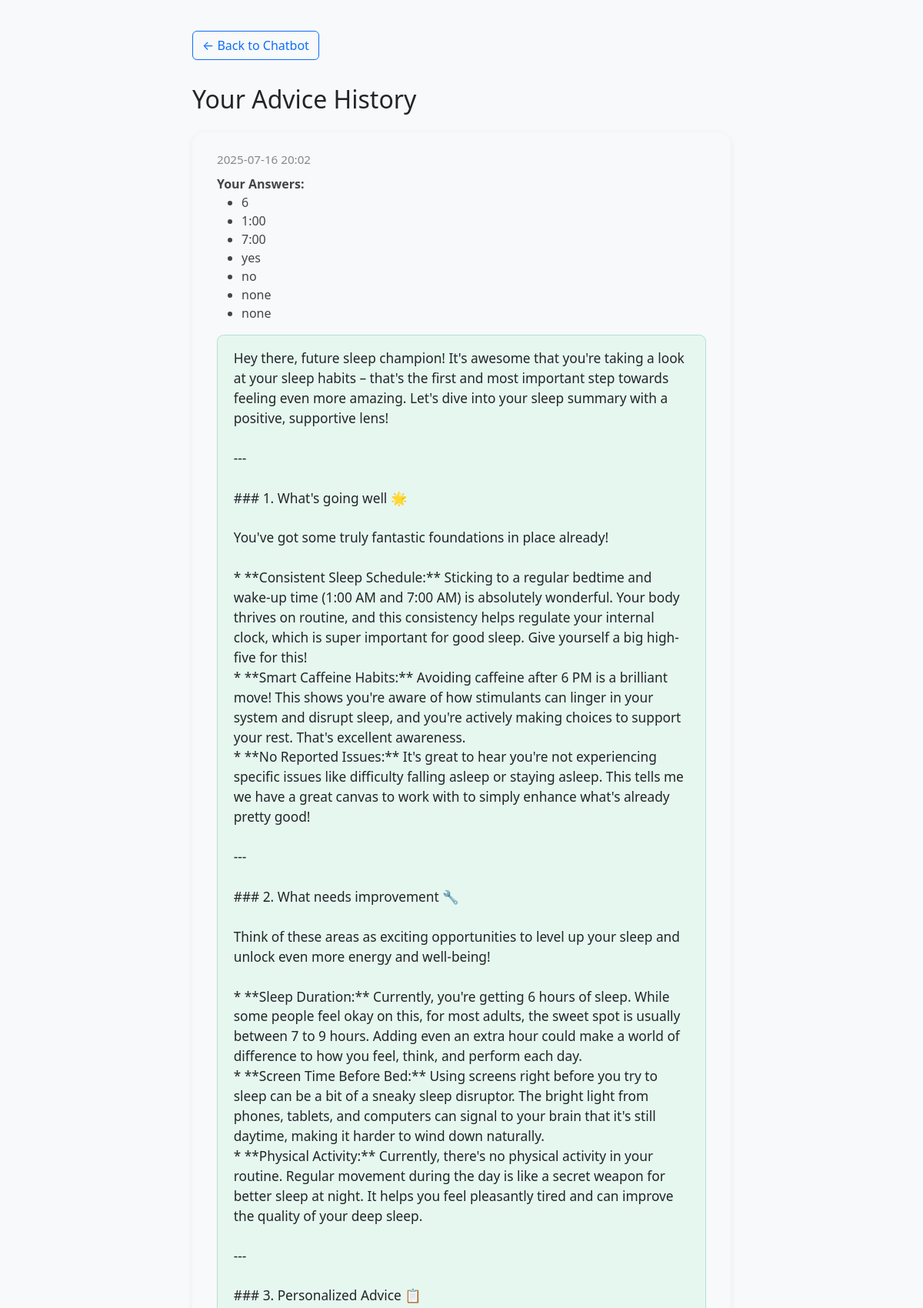
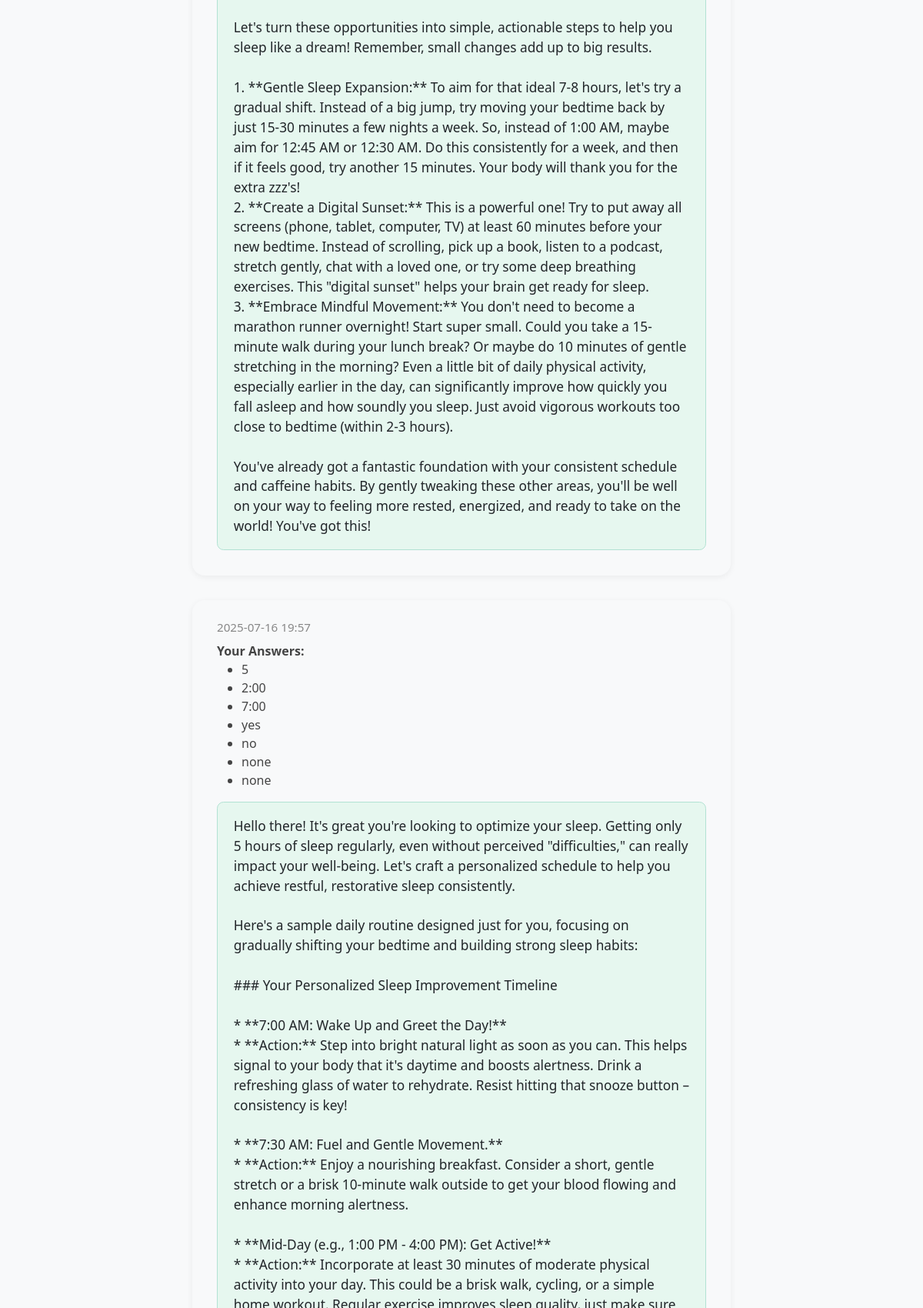
The app's page /history (upper part) with its own data (2 pictures, top to bottom).
### app.py (models this page shows)
class AdviceHistory(db.Model):
    id = db.Column(db.Integer, primary_key=True)
    timestamp = db.Column(db.DateTime, default=datetime.utcnow)
    answers = db.Column(db.Text)  # Store as stringified list
    advice = db.Column(db.Text)

### app.py (the view)
@app.route("/history", methods=["GET"])
def history():
    all_history = AdviceHistory.query.order_by(AdviceHistory.timestamp.desc()).all()
    return render_template("history.html", history=all_history)

### templates/history.html (shortened to what this page needs)
<!DOCTYPE html>
<html lang="en">
<head>
    <link href="https://cdn.jsdelivr.net/npm/bootstrap@5.3.0/dist/css/bootstrap.min.css" rel="stylesheet">
    <link rel="stylesheet" href="{{ url_for('static', filename='styles.css') }}">
</head>
<body class="bg-light">
<div class="history-container">
    <a href="/" class="btn btn-outline-primary back-btn">&#8592; Back to Chatbot</a>
    <h2 class="mb-4">Your Advice History</h2>
    {% if history %}
        {% for item in history %}
        <div class="advice-card">
            <div class="advice-date">{{ item.timestamp.strftime('%Y-%m-%d %H:%M') }}</div>
            <div class="advice-answers">
                <strong>Your Answers:</strong><br>
                {% set ans = item.answers.strip('[]').replace("'", "").split(',') %}
                <ul>
                {% for a in ans %}
                    <li>{{ a.strip() }}</li>
                {% endfor %}
                </ul>
            </div>
            <div class="advice-schedule">{{ item.advice|safe }}</div>
        </div>
        {% endfor %}
    {% else %}
        <div class="alert alert-info">No advice history yet. Try the chatbot first!</div>
    {% endif %}
</div>
</body>
</html>

### templates/history.html (style rules this page uses)
.history-container { max-width: 700px; margin: 40px auto; }
.advice-card { background: #f8f9fa; border-radius: 1rem; box-shadow: 0 2px 8px rgba(0,0,0,0.06); margin-bottom: 2rem; padding: 1.5rem 2rem; }
.advice-date { font-size: 0.95em; color: #888; margin-bottom: 0.5em; }
.advice-answers { font-size: 1em; color: #444; margin-bottom: 0.7em; }
.advice-schedule { background: #e6f7ef; border: 1px solid #b2e2d3; border-radius: 0.5em; padding: 1em 1.2em; margin-bottom: 0.5em; font-size: 1.08em; white-space: pre-line; }
.back-btn { margin-bottom: 2em; }

### records on screen
AdviceHistory: timestamp "2025-07-16 20:02", strip "6" "1:00" "7:00" "yes" "no" "none" "none", advice "Hey there, future sleep champion! It's awesome that you're taking a look at your sleep habits – that's the first and most important step towards feeling even more amazing. Let's dive into your sleep summary with a positive, supportive lens! --- ### 1. What's going well 🌟 You've got some truly fantastic foundations in place already! * **Consistent Sleep Schedule:** Sticking to a regular bedtime and wake-up time (1:00 AM and 7:00 AM) is absolutely wonderful. Your body thrives on routine, and this consistency helps regulate your internal clock, which is super important for good sleep. Give yourself a big high-five for this! * **Smart Caffeine Habits:** Avoiding caffeine after 6 PM is a…"
AdviceHistory: timestamp "2025-07-16 19:57", strip "5" "2:00" "7:00" "yes" "no" "none" "none"
